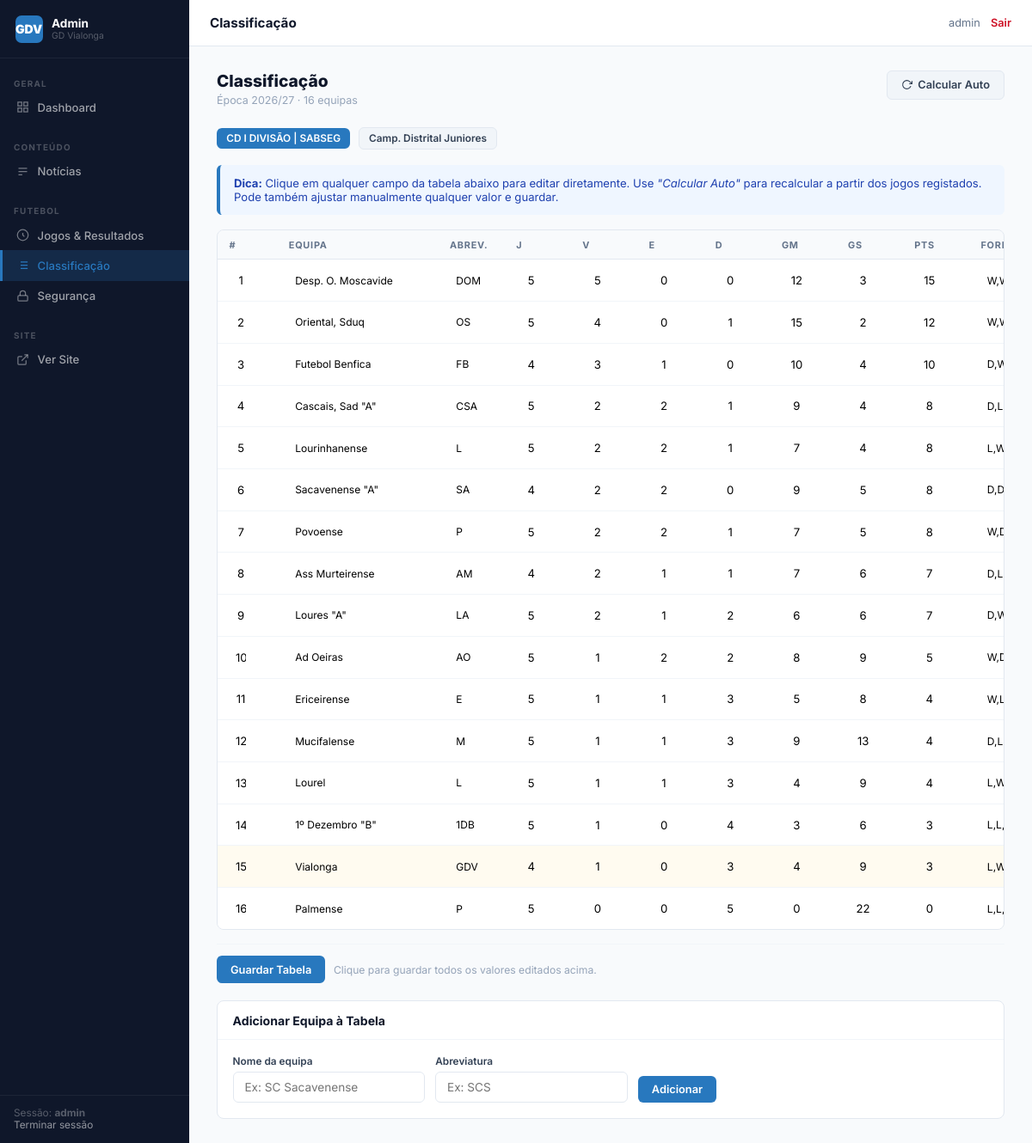
Page /admin/classificacao.php (signed in) on the committed database.
### tables this page shows
CREATE TABLE competitions (
            id     TEXT PRIMARY KEY,
            name   TEXT NOT NULL,
            short  TEXT,
            squad  TEXT,
            season TEXT
        );

CREATE TABLE standings (
            id             INTEGER PRIMARY KEY AUTOINCREMENT,
            competition_id TEXT DEFAULT 'distrital-honra',
            season         TEXT DEFAULT '2026/27',
            position       INTEGER,
            team           TEXT NOT NULL,
            short          TEXT,
            played         INTEGER DEFAULT 0,
            won            INTEGER DEFAULT 0,
            drawn          INTEGER DEFAULT 0,
            lost           INTEGER DEFAULT 0,
            goals_for      INTEGER DEFAULT 0,
            goals_against  INTEGER DEFAULT 0,
            points         INTEGER DEFAULT 0,
            form           TEXT DEFAULT '[]',
            is_gdv         INTEGER DEFAULT 0
        );

### includes/db.php (called while the page is built, shortened)
<?php
function getDB(): PDO {
    static $pdo = null;
    if ($pdo !== null) return $pdo;
    $pdo = new PDO('sqlite:' . DB_PATH);
    $pdo->setAttribute(PDO::ATTR_ERRMODE, PDO::ERRMODE_EXCEPTION);
    $pdo->setAttribute(PDO::ATTR_DEFAULT_FETCH_MODE, PDO::FETCH_ASSOC);
    $pdo->exec('PRAGMA journal_mode=WAL; PRAGMA foreign_keys=ON;');
    return $pdo;
}
function dbFetchAll(string $sql, array $p = []): array {
    $st = getDB()->prepare($sql); $st->execute($p); return $st->fetchAll();
}

### admin/classificacao.php (the view, shortened to what this page needs)
<?php
require_once '../includes/db.php';
$season  = $_GET['season'] ?? SEASON;
$competitions = dbFetchAll('SELECT * FROM competitions WHERE season=?', [$season]);
$compId = $_GET['comp'] ?? 'distrital-honra';
$standings = dbFetchAll(
    'SELECT * FROM standings WHERE competition_id=? AND season=? ORDER BY position ASC',
    [$compId, $season]
);
include '_layout_head.php';
?>
<div class="ph">
  <div>
    <div class="ph-title">Classificação</div>
    <div class="ph-sub">Época <?= htmlspecialchars($season) ?> &middot; <?= count($standings) ?> equipas</div>
  </div>
  <div style="display:flex;gap:.5rem;flex-wrap:wrap">
    <form method="POST" action="?comp=<?= urlencode($compId) ?>&season=<?= urlencode($season) ?>" data-confirm="Recalcular a classificação a partir dos resultados?">
      <button type="submit" name="action_type" value="auto_calculate" class="btn btn-ghost">
      <svg width="13" height="13" fill="none" stroke="currentColor" stroke-width="2" viewBox="0 0 24 24"><polyline points="23 4 23 10 17 10"/><path d="M20.49 15a9 9 0 1 1-2.12-9.36L23 10"/></svg>
      Calcular Auto
      </button>
    </form>
  </div>
</div>
<div class="toolbar" style="margin-bottom:1.1rem">
  <?php foreach ($competitions as $c): ?>
  <a href="?comp=<?= urlencode($c['id']) ?>&season=<?= urlencode($season) ?>"
     class="btn <?= $compId===$c['id']?'btn-primary':'btn-ghost' ?> btn-sm">
    <?= htmlspecialchars($c['name']) ?>
  </a>
  <?php endforeach; ?>
</div>
<div class="alert alert-info" style="margin-bottom:1.1rem">
  <strong>Dica:</strong> Clique em qualquer campo da tabela abaixo para editar diretamente.
  Use <em>"Calcular Auto"</em> para recalcular a partir dos jogos registados.
  Pode também ajustar manualmente qualquer valor e guardar.
</div>
<form method="POST" action="?comp=<?= urlencode($compId) ?>&season=<?= urlencode($season) ?>">
<div class="card" style="overflow-x:auto">
  <table class="tbl stand-ed">
    <thead>
      <tr>
        <th>#</th>
        <th>Equipa</th>
        <th>Abrev.</th>
        <th title="Jogos">J</th>
        <th title="Vitórias">V</th>
        <th title="Empates">E</th>
        <th title="Derrotas">D</th>
        <th title="Golos Marcados">GM</th>
        <th title="Golos Sofridos">GS</th>
        <th title="Pontos">PTS</th>
        <th title="Forma (W,D,L separados por vírgula)">Forma</th>
      </tr>
    </thead>
    <tbody>
      <?php foreach ($standings as $r): ?>
      <tr class="<?= $r['is_gdv'] ? 'gdv-tr' : '' ?>">
        <td>
          <input type="number" name="rows[<?= $r['id'] ?>][position]"
                 value="<?= $r['position'] ?>" style="width:42px">
        </td>
        <td>
          <input type="text" name="rows[<?= $r['id'] ?>][team]"
                 value="<?= htmlspecialchars($r['team']) ?>" style="width:160px">
        </td>
        <td>
          <input type="text" name="rows[<?= $r['id'] ?>][short]"
                 value="<?= htmlspecialchars($r['short']) ?>" style="width:50px">
        </td>
        <td><input type="number" name="rows[<?= $r['id'] ?>][played]"       value="<?= $r['played'] ?>"></td>
        <td><input type="number" name="rows[<?= $r['id'] ?>][won]"          value="<?= $r['won'] ?>"></td>
        <td><input type="number" name="rows[<?= $r['id'] ?>][drawn]"        value="<?= $r['drawn'] ?>"></td>
        <td><input type="number" name="rows[<?= $r['id'] ?>][lost]"         value="<?= $r['lost'] ?>"></td>
        <td><input type="number" name="rows[<?= $r['id'] ?>][goals_for]"    value="<?= $r['goals_for'] ?>"></td>
        <td><input type="number" name="rows[<?= $r['id'] ?>][goals_against]" value="<?= $r['goals_against'] ?>"></td>
        <td><input type="number" name="rows[<?= $r['id'] ?>][points]"       value="<?= $r['points'] ?>"></td>
        <td>
          <input type="text" name="rows[<?= $r['id'] ?>][form]"
                 value="<?= htmlspecialchars(implode(',', json_decode($r['form'] ?? '[]', true))) ?>"
                 style="width:80px" placeholder="W,D,L">
        </td>
      </tr>
      <?php endforeach; ?>
    </tbody>
  </table>
</div>
<div class="form-footer" style="margin-top:1rem">
  <button type="submit" name="action_type" value="update" class="btn btn-primary">
    Guardar Tabela
  </button>
  <span style="font-size:.76rem;color:#94a3b8">Clique para guardar todos os valores editados acima.</span>
</div>
</form>
<div class="card" style="margin-top:1.25rem">
  <div class="card-head"><span class="card-title">Adicionar Equipa à Tabela</span></div>
  <div class="card-body">
    <form method="POST" action="?comp=<?= urlencode($compId) ?>&season=<?= urlencode($season) ?>">
      <div style="display:flex;gap:.75rem;flex-wrap:wrap;align-items:flex-end">
        <div class="f-group" style="min-width:220px">
          <label class="f-label" for="new_team">Nome da equipa</label>
          <input class="f-ctrl" type="text" id="new_team" name="new_team" required placeholder="Ex: SC Sacavenense">
        </div>
        <div class="f-group" style="min-width:100px">
          <label class="f-label" for="new_short">Abreviatura</label>
          <input class="f-ctrl" type="text" id="new_short" name="new_short" maxlength="5" placeholder="Ex: SCS">
        </div>
        <button type="submit" class="btn btn-primary">Adicionar</button>
      </div>
    </form>
  </div>
</div>
<?php include '_layout_foot.php'; ?>

### admin/assets/admin.css (style rules this page uses)
:root { --blue: #2878BE; --blue-dk: #1a5c9e; --red: #CE1126; --red-dk: #a30e1e; --sidebar: 220px; --g50: #f8fafc; --g100: #f1f5f9; --g200: #e2e8f0; --g300: #cbd5e1; --g400: #94a3b8; --g500: #64748b; --g600: #475569; --g700: #334155; --g800: #1e293b; --g900: #0f172a; }
*,*::before,*::after { box-sizing:border-box;margin:0;padding:0 }
html,body { height:100% }
body { font-family:'Inter',system-ui,sans-serif;font-size:14px;color:var(--g800);background:var(--g50);-webkit-font-smoothing:antialiased }
a { color:var(--blue);text-decoration:none }
button { cursor:pointer;font-family:inherit }
input,select,textarea { font-family:inherit }
.ph { display:flex;align-items:flex-start;justify-content:space-between;margin-bottom:1.5rem;gap:1rem;flex-wrap:wrap }
.ph-title { font-size:1.2rem;font-weight:800;color:var(--g900) }
.ph-sub { font-size:.78rem;color:var(--g400);margin-top:.2rem }
.btn { display:inline-flex;align-items:center;gap:.4rem;padding:.52rem 1rem;font-size:.8rem;font-weight:600;border-radius:6px;border:none;transition:all .15s;white-space:nowrap;cursor:pointer }
.btn-primary { background:var(--blue);color:#fff }
.btn-ghost { background:var(--g100);color:var(--g700);border:1px solid var(--g200) }
.btn-sm { padding:.32rem .7rem;font-size:.74rem }
.card { background:#fff;border:1px solid var(--g200);border-radius:8px;overflow:hidden }
.card-head { padding:.85rem 1.1rem;border-bottom:1px solid var(--g100);display:flex;align-items:center;justify-content:space-between;gap:1rem }
.card-title { font-weight:700;font-size:.88rem;color:var(--g900) }
.card-body { padding:1.1rem }
.tbl { width:100%;border-collapse:collapse }
.tbl th { text-align:left;padding:.6rem .85rem;font-size:.68rem;font-weight:700;letter-spacing:.07em;text-transform:uppercase;color:var(--g500);background:var(--g50);border-bottom:1px solid var(--g200);white-space:nowrap }
.tbl td { padding:.65rem .85rem;font-size:.82rem;color:var(--g700);border-bottom:1px solid var(--g100);vertical-align:middle }
.tbl tbody tr:last-child td { border-bottom:none }
.f-group { display:flex;flex-direction:column;gap:.3rem }
.f-label { font-size:.74rem;font-weight:600;color:var(--g700) }
.f-ctrl { padding:.58rem .8rem;border:1.5px solid var(--g200);border-radius:6px;font-size:.85rem;color:var(--g800);background:#fff;transition:border-color .15s;width:100% }
.form-footer { display:flex;gap:.6rem;align-items:center;padding-top:.85rem;border-top:1px solid var(--g100);margin-top:.5rem }
.alert { padding:.8rem 1rem;border-radius:6px;font-size:.82rem;margin-bottom:1rem;border-left:4px solid }
.alert-info { background:#eff6ff;border-color:var(--blue);color:#1e40af }
.stand-ed td input[type=number] { width:50px;padding:.28rem .4rem;text-align:center;border:1.5px solid transparent;border-radius:4px;font-size:.82rem;background:transparent;font-family:inherit }
.stand-ed td input[type=text] { width:80px;padding:.28rem .4rem;border:1.5px solid transparent;border-radius:4px;font-size:.75rem;background:transparent }
.stand-ed .gdv-tr { background:#fffbf0 }
.toolbar { display:flex;align-items:center;gap:.6rem;margin-bottom:1.1rem;flex-wrap:wrap }

### rows in the picture
competitions: name "CD I DIVISÃO | SABSEG"
competitions: name "Camp. Distrital Juniores"
standings: position "1", team "Desp. O. Moscavide", short "DOM", played "5", won "5", drawn "0", lost "0", goals_for "12", goals_against "3", points "15", form "W,W,W,W,W"
standings: position "2", team "Oriental, Sduq", short "OS", played "5", won "4", drawn "0", lost "1", goals_for "15", goals_against "2", points "12", form "W,W,W,L,W"
standings: position "3", team "Futebol Benfica", short "FB", played "4", won "3", drawn "1", lost "0", goals_for "10", goals_against "4", points "10", form "D,W,W,W"
standings: position "4", team "Cascais, Sad \"A\"", short "CSA", played "5", won "2", drawn "2", lost "1", goals_for "9", goals_against "4", points "8", form "D,L,W,D,W"
standings: position "5", team "Lourinhanense", short "L", played "5", won "2", drawn "2", lost "1", goals_for "7", goals_against "4", points "8", form "L,W,D,D,W"
standings: position "6", team "Sacavenense \"A\"", short "SA", played "4", won "2", drawn "2", lost "0", goals_for "9", goals_against "5", points "8", form "D,D,W,W"
standings: position "7", team "Povoense", short "P", played "5", won "2", drawn "2", lost "1", goals_for "7", goals_against "5", points "8", form "W,D,D,W,L"
standings: position "8", team "Ass Murteirense", short "AM", played "4", won "2", drawn "1", lost "1", goals_for "7", goals_against "6", points "7", form "D,L,W,W"
standings: position "9", team "Loures \"A\"", short "LA", played "5", won "2", drawn "1", lost "2", goals_for "6", goals_against "6", points "7", form "D,W,L,W,L"
standings: position "10", team "Ad Oeiras", short "AO", played "5", won "1", drawn "2", lost "2", goals_for "8", goals_against "9", points "5", form "W,D,D,L,L"
standings: position "11", team "Ericeirense", short "E", played "5", won "1", drawn "1", lost "3", goals_for "5", goals_against "8", points "4", form "W,L,D,L,L"
standings: position "12", team "Mucifalense", short "M", played "5", won "1", drawn "1", lost "3", goals_for "9", goals_against "13", points "4", form "D,L,L,L,W"
standings: position "13", team "Lourel", short "L", played "5", won "1", drawn "1", lost "3", goals_for "4", goals_against "9", points "4", form "L,W,D,L,L"
standings: position "14", team "1º Dezembro \"B\"", short "1DB", played "5", won "1", drawn "0", lost "4", goals_for "3", goals_against "6", points "3", form "L,L,L,W,L"
standings: position "15", team "Vialonga", short "GDV", played "4", won "1", drawn "0", lost "3", goals_for "4", goals_against "9", points "3", form "L,W,L,L"
standings: position "16", team "Palmense", short "P", played "5", won "0", drawn "0", lost "5", goals_for "0", goals_against "22", points "0", form "L,L,L,L,L"

### other values in the picture
adminUser()['username'] "admin"
$pageTitle "Classificação"
$season "2026/27"
count($standings) "16"
